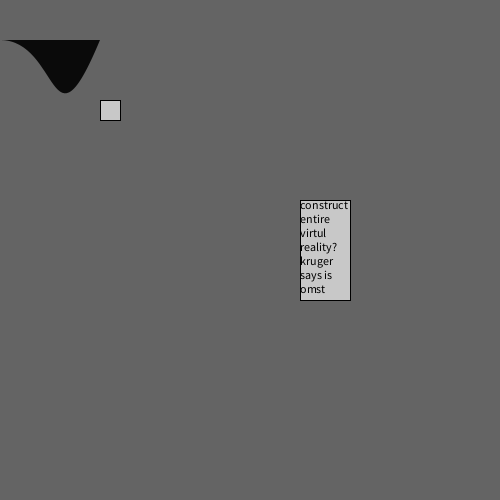
Frame 1 (no input)
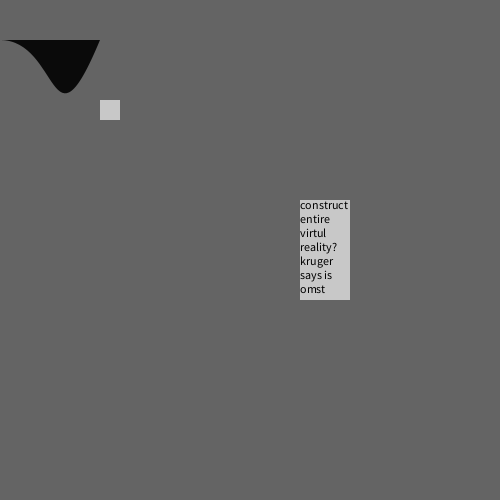
Frame 60 (the mouse pressed at the canvas centre just before this capture)
Frame 120 (the mouse held since frame 60 and released just before this capture): identical to frame 60, image omitted

The Processing sketch that drew these frames (run headless with seeded random() and noise(); from frame 60 on, the mouse is pressed at the canvas centre):

// Processing sketch: lerp02
// ── lerp02.pde
float w;
float h;

String txt = "construct entire virtul reality? kruger says is omst important the body embodiment. uestioning ocular centric model. todat=y, more ";
float lerpFactor = 0.05; 

float x1 = 100;
float x2 = x1 + 150;
float x3 = x2 + 200;
float xCurrent = x1;
int y = 250;
int sz = 20;

void setup () {
  size(500, 500);
  background(100);
  w = width;
  h = height;

}


void draw () {
  background(100);

  if (keyPressed == true) {
    // 1
    if (key == '1') {
      xCurrent = lerp(xCurrent, x1, lerpFactor);
    }
    // 2
    if (key == '2') {
      xCurrent = lerp(xCurrent, x2, lerpFactor);
    }
    // 3
    if (key == '3') {
      xCurrent = lerp(xCurrent, x3, lerpFactor);
    }

  }
  
    fill(200);
    //1 rect moving
    rect(xCurrent, 100, sz, sz);

    //2 rect changing size
    rect(w-200, 200, 150 - xCurrent, 100);
    fill(0);
    text(txt, w-200, 200, 150 - xCurrent, 100);

    //3
  
//    beginShape();
//    fill(200);
//        vertex(w/2, h/2);
//        bezierVertex(w/2+50, h/2, w/2, h/2-50, 50, h/2-50);
//
////        vertex(0, 20);
////        bezierVertex(0, -35, 80, 10, 0, 60);
////        vertex(0, 20);
////        bezierVertex(0, -35, -80, 10, 0, 60);
//    endShape();


  beginShape();
    fill(10);
    noStroke();
    smooth();
    bezier(0,40,  60,40,  50,160,  100,40);
//    bezier(40,47,20,30,20,60,40,73);
  endShape();



}
